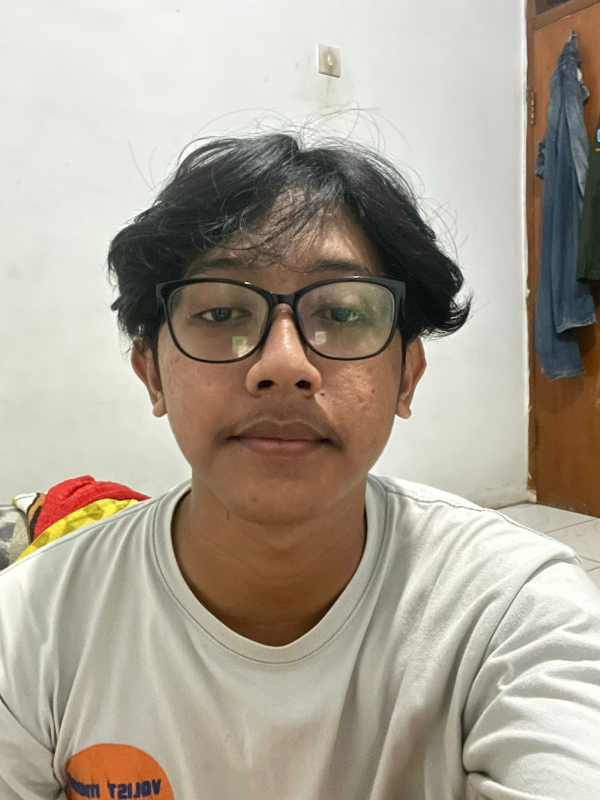
#> input picture testing/asyam.jpg, 1200 x 1600 px, given in place of the camera (shown at 1/2 size)
$ python data_collecting.py
#> lines starting #> are read from the running program, lines starting #| are printed output that depends on the picture; after the words box and inside, x2 and y2 are one past the last pixel; in counts of white or black regions, pixels touching at a corner belong together
# Code berikut untuk mengambil sebuah foto yang auto crop ke muka
# Sehnigga sudah tidak perlu pre processing data lagi.
# Namun akan saya berikan ode untuk pre processing datanya pada file lain jika dataset bukan diambil dari code disini

import cv2
import os
import time  # Tambahkan library time

# Buka kamera
cap = cv2.VideoCapture(0)
face_cascade = cv2.CascadeClassifier(cv2.data.haarcascades + 'haarcascade_frontalface_default.xml')

if not os.path.exists("dataset_asyam"):
    os.makedirs("dataset_asyam")

count = 0
while count < 50:  # Ambil 50 wajah
    ret, frame = cap.read()
#> frame is the input picture: shape (1600, 1200, 3); mean B, G, R 148.2, 162.1, 170.9
    if not ret:
        break

    gray = cv2.cvtColor(frame, cv2.COLOR_BGR2GRAY)
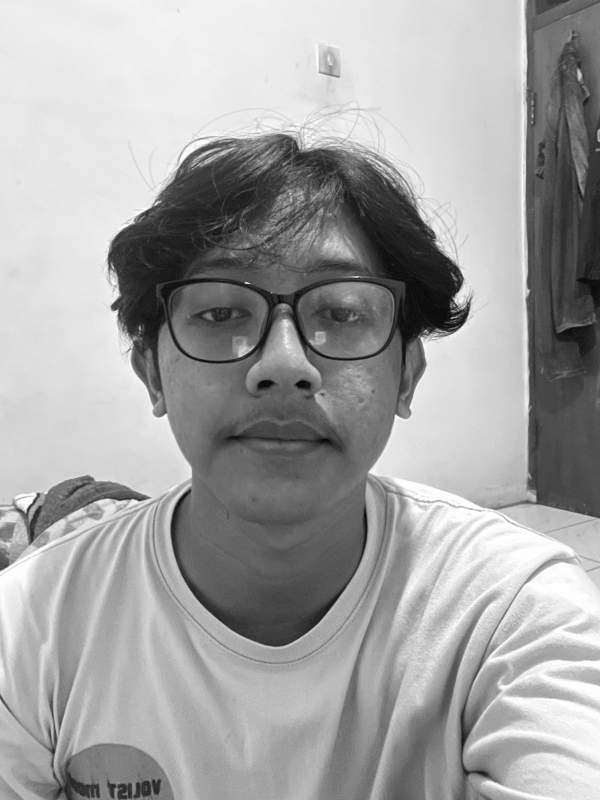
#> gray: shape (1600, 1200) (shown at 1/2 size); min 1, max 255, mean 163.2
    faces = face_cascade.detectMultiScale(gray, 1.3, 5)
#> faces = [[265, 414, 606, 606]]

    for (x, y, w, h) in faces:
        count += 1
        face = frame[y:y+h, x:x+w]
        face = cv2.resize(face, (160, 160))  # Resize sesuai kebutuhan FaceNet
        cv2.imwrite(f'dataset_asyam/face_{count}.jpg', face)
        cv2.rectangle(frame, (x, y), (x+w, y+h), (255, 0, 0), 2)
        print(f"Face {count} captured.")

        time.sleep(1)  # Jeda 1 detik untuk ganti pose
#> this loop made 1 pass
#> (x, y, w, h, count) on pass 1: (265, 414, 606, 606, 1)
#| Face 1 captured.
#> pass 1, `face = frame[y:y+h, x:x+w]`:
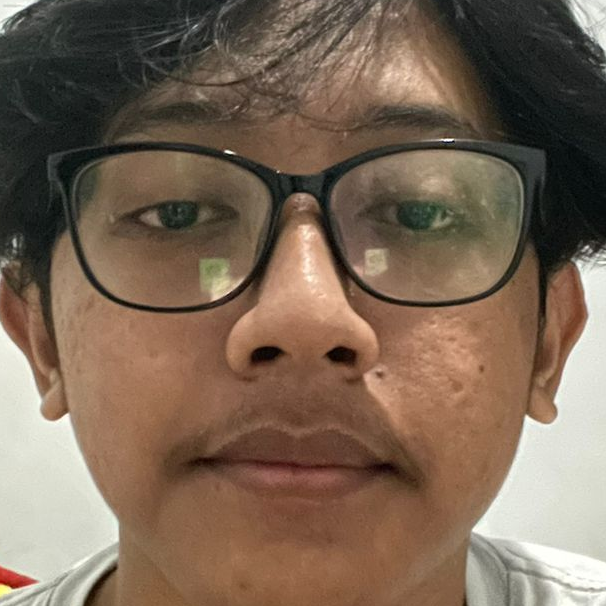
#> face: shape (606, 606, 3); mean B, G, R 85.2, 102.4, 122.4
#> pass 1, `face = cv2.resize(face, (160, 160))`:
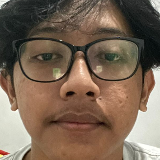
#> face: shape (160, 160, 3); mean B, G, R 85.1, 102.2, 122.2
#> after the loop:
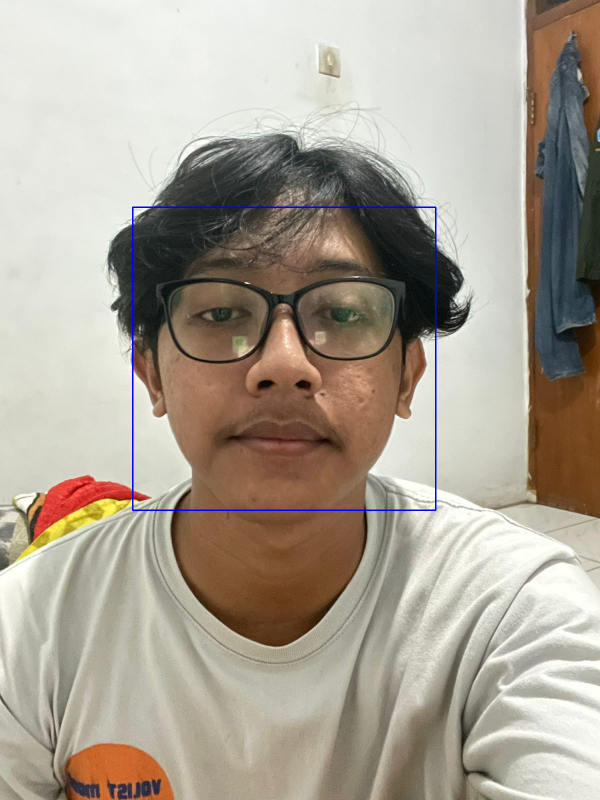
#> frame: shape (1600, 1200, 3) (shown at 1/2 size); 0.38% of pixels changed, all inside (x1, y1, x2, y2) = (264, 413, 873, 1022)
#> after the loop, count = 1

    cv2.imshow('Face Capture', frame)
    if cv2.waitKey(1) & 0xFF == ord('q'):
#> (key q is pressed here)
        break

cap.release()
cv2.destroyAllWindows()
print("Data collection complete.")
